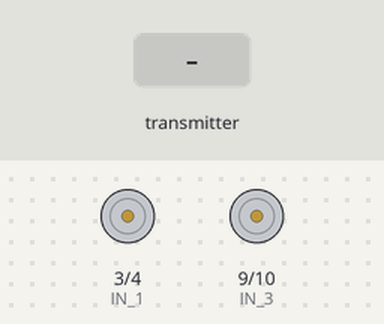
Recording of a sketch running on a simulated Arduino Uno, built with avr-gcc and run on an emulated ATmega328P. Parts: motor-driver pin pairs drawn as motors (green arrow = first pin HIGH = forward, orange = second pin HIGH = backward, longer = more drive, scaled by the enable pin). The test bench sets the inputs (shaded band). No radio packets arrive unless stated.

Above: at 1.2 s.
1.3 s: the transmitter starts sending potValue_leftright = 0
At 2.4 s:
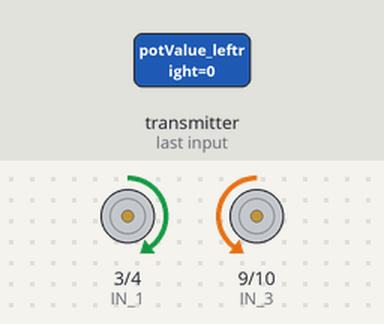
2.9 s: the transmitter starts sending potValue_leftright = 256
At 3.9 s:
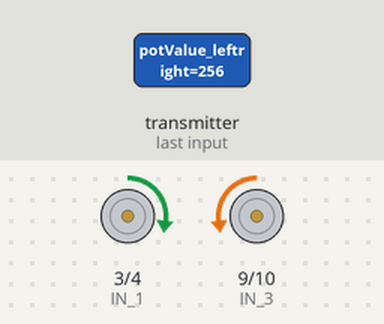
4.5 s: the transmitter starts sending potValue_leftright = 512
At 5.4 s:
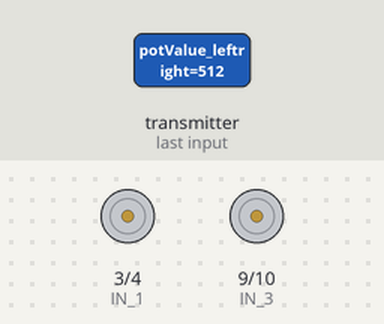
6.1 s: the transmitter starts sending potValue_leftright = 1023
At 6.9 s:
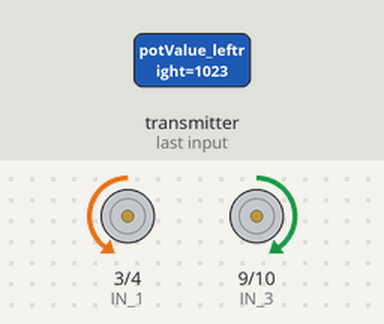
7.7 s: the transmitter starts sending potValue_leftright = 512
At 8.4 s:
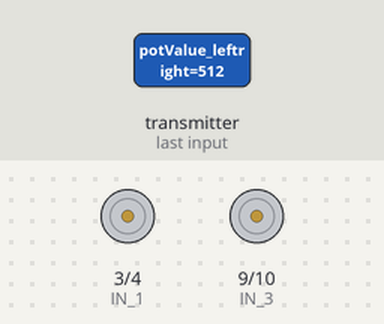
Timing chart, 0 to 10.3 s (numbered marks = the images above; inputs shaded):
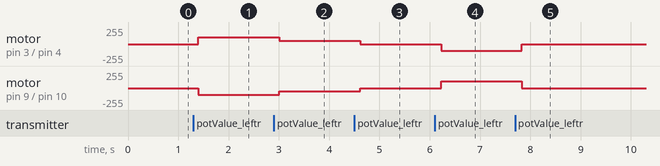

The sketch:

Receiver_Motor_ver1.ino
```cpp
/*
* Advanced Robotic Design
*       Midterm Exam Part 1
*
* by Mackenson Telusma
*
* Library: TMRh20/RF24, https://github.com/tmrh20/RF24/
*/
#include <SPI.h>
#include <nRF24L01.h>
#include <RF24.h>
RF24 radio(7, 8); // CE, CSN

float Drive = 0;
float Turn = 0;
int center_value = 512;
int PWM_max = 100;

//Motor 1
int EN_A = 5; //Left side
int IN_1 = 3;
int IN_2 = 4;

//Motor 2
int EN_B = 6; //Right side
int IN_3 = 9;
int IN_4 = 10;

const byte address[][6] = {"00001","00002"};

void setup() {
  //Serial.begin(9600);

  radio.begin();
  radio.openReadingPipe(0, address[0]);
  radio.openReadingPipe(0, address[1]);
  radio.setPALevel(RF24_PA_MIN);
  radio.startListening();

  pinMode(EN_A,OUTPUT);
  pinMode(IN_1,OUTPUT);
  pinMode(IN_2,OUTPUT);
  pinMode(EN_B,OUTPUT);
  pinMode(IN_3,OUTPUT);
  pinMode(IN_4,OUTPUT);

  analogWrite(EN_A, 80);
  analogWrite(EN_B, 80);

  //Serial.print("Forward-Reverse Value");
  //Serial.print("\t");
  //Serial.print("Left-Right Value");
  //Serial.print("\n");
}
void loop() {
  while (radio.available()) {
    int potValue_updown = 0;
    int potValue_leftright = 0;

    radio.read(&potValue_leftright, sizeof(potValue_leftright));
    delay(100);
    radio.read(&potValue_updown, sizeof(potValue_updown));

    Drive = map(potValue_updown, 1023, 0, -PWM_max, PWM_max);
    if(Drive < -PWM_max)
      Drive = -PWM_max;
      else if(Drive > PWM_max)
        Drive = PWM_max;
    Turn = map(potValue_leftright,0, 1023, -PWM_max, PWM_max);
    if(Turn < -PWM_max)
      Turn = -PWM_max;
      else if(Turn > PWM_max)
        Turn = PWM_max;

 if(Turn >-20 && Turn < 20)
  {
//Setting up the conditions for forward and reverese movement
   if(Drive > -20 && Drive < 20)
   {
    Drive = 0;
   }
   else if(Drive > 20)
    {
      digitalWrite(IN_1, LOW);
      digitalWrite(IN_2, HIGH);

      digitalWrite(IN_3, LOW);
      digitalWrite(IN_4, HIGH);
    }
    else if(Drive < -20)
    {
      digitalWrite(IN_1, HIGH);
      digitalWrite(IN_2, LOW);

      digitalWrite(IN_3, HIGH);
      digitalWrite(IN_4, LOW);
      Drive = abs(Drive);
    }
      analogWrite(EN_A,abs(Drive));
      analogWrite(EN_B,abs(Drive));
  }
  else if(Turn < -20)
  {
    digitalWrite(IN_1, HIGH);
    digitalWrite(IN_2, LOW);

    digitalWrite(IN_3, LOW);
    digitalWrite(IN_4, HIGH);

    analogWrite(EN_A,abs(Turn));
    analogWrite(EN_B,abs(Turn));
  }
  else if(Turn > 20)
  {
    digitalWrite(IN_1, LOW);
    digitalWrite(IN_2, HIGH);

    digitalWrite(IN_3, HIGH);
    digitalWrite(IN_4, LOW);

    analogWrite(EN_A,Turn);
    analogWrite(EN_B,Turn);
  }

    //Serial.print(Drive);
    //Serial.print("\t");
    //Serial.print(Turn);
    //Serial.print("\n");

  }
}
```

Measured:
- after the input at 1.3 s, motor on pin 3 (IN_1) / pin 4 (IN_2): stopped → forward 100/255 after 0.10 s; motor on pin 9 (IN_3) / pin 10 (IN_4): stopped → backward 100/255 after 0.10 s
- after the input at 2.9 s, motor on pin 3 (IN_1) / pin 4 (IN_2): forward 100/255 → forward 50/255 after 0.11 s; motor on pin 9 (IN_3) / pin 10 (IN_4): backward 100/255 → backward 50/255 after 0.11 s
- after the input at 4.5 s, motor on pin 3 (IN_1) / pin 4 (IN_2): forward 50/255 → stopped after 0.12 s; motor on pin 9 (IN_3) / pin 10 (IN_4): backward 50/255 → stopped after 0.12 s
- after the input at 6.1 s, motor on pin 3 (IN_1) / pin 4 (IN_2): stopped → backward 100/255 after 0.12 s; motor on pin 9 (IN_3) / pin 10 (IN_4): stopped → forward 100/255 after 0.12 s
- after the input at 7.7 s, motor on pin 3 (IN_1) / pin 4 (IN_2): backward 100/255 → stopped after 0.13 s; motor on pin 9 (IN_3) / pin 10 (IN_4): forward 100/255 → stopped after 0.13 s
